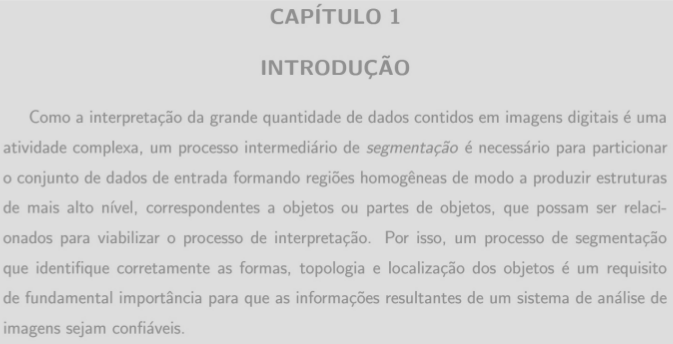
#> input picture tp3/src/dados/sample.png, 673 x 344 px, found by its file name
$ python tp3.py   (Python 2 division)   (older library calls are emulated)
#> lines starting #> are read from the running program, lines starting #| are printed output that depends on the picture; after the words box and inside, x2 and y2 are one past the last pixel; in counts of white or black regions, pixels touching at a corner belong together
# %matplotlib inline
import os
import cv2
from matplotlib import pyplot as plt
import numpy as np
import time as t
print "OpenCV Version : %s " % cv2.__version__

class Image:
    """class Image for using in Jupyter with OpenCV 3.x.x"""
    name = str() # file name. ex: page1.jpg
    path_input = str() # input dir. ex: dados/
    path_output = str() # output data, if use save method
    color = str() # use 'black' or 'white' to detect points
    line_locations = list()
    img = None # image to do things
    img_original = None # original image
    img_output = None # output image with boxes

    def __init__(self, **kwargs):
        self.name = kwargs.get('name', 'input.jpg')
        self.path_input = kwargs.get('path_input', '')
        if len(self.path_input) > 0 and self.path_input[-1] != '/':
            self.path_input += '/'
        self.path_output = kwargs.get('path_output', 'export/')
        if len(self.path_output) > 0 and self.path_output[-1] != '/':
            self.path_output += '/'
        self.color = kwargs.get('color', 'black')

    def open_image(self): # Read image with opencv
        img_path = self.path_input + self.name
        self.img = cv2.imread(img_path)
#> self.img is the input picture: shape (344, 673, 3); min 143, max 225, mean 214.9
        self.img_original = cv2.imread(img_path)
        if self.img is None:
            print('Arquivo nao carregado, verifique se o nome do arquivo esta correto')
            return False
        else:
            return True

    # Equalizacao do histograma, motivado pela imagem cinza de exemplo da documentacao
    def equalize_hist(self):
        kernel1 = cv2.getStructuringElement(cv2.MORPH_ELLIPSE,(5,5))
        close = cv2.morphologyEx(self.img,cv2.MORPH_CLOSE,kernel1)
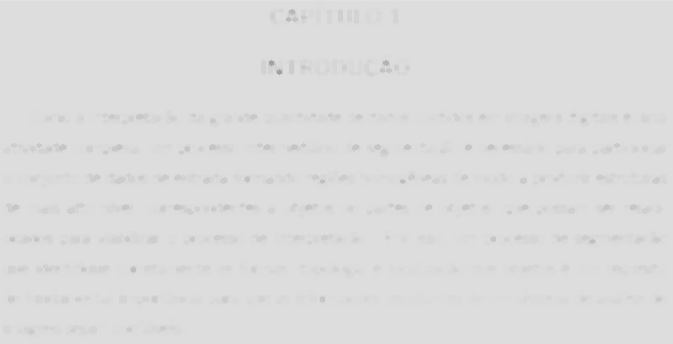
#> close: shape (344, 673, 3); min 161, max 225, mean 219.9
        div = np.float32(self.img)/(close)
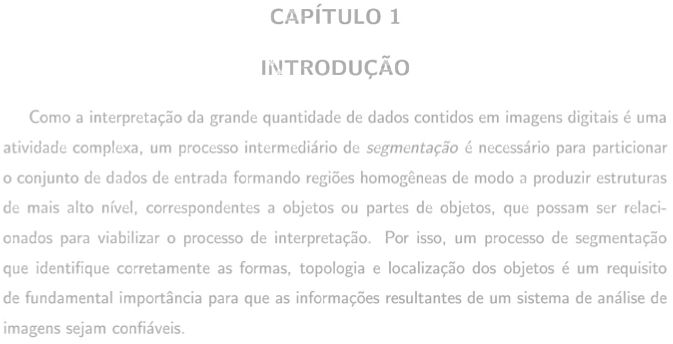
#> div: shape (344, 673, 3) float32; min 0.653, max 1, mean 0.977
        self.img = np.uint8(cv2.normalize(div,div,0,255,cv2.NORM_MINMAX))
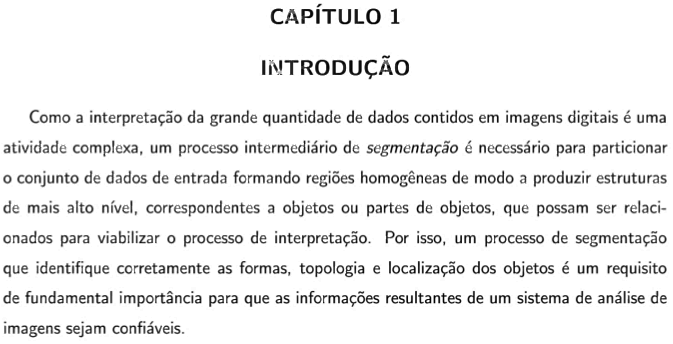
#> self.img: shape (344, 673, 3); min 0, max 255, mean 237.9
        self.img_original = self.img.copy()

    def threshold(self, div_value=180): # Convert to gray and make thresold of image
        # div_value: value between black and white
#> called with div_value = 180
        img = self.img
        img_gray = cv2.cvtColor(img, cv2.COLOR_BGR2GRAY)
        dummy, mask = cv2.threshold(img_gray, div_value, 255, cv2.THRESH_BINARY)
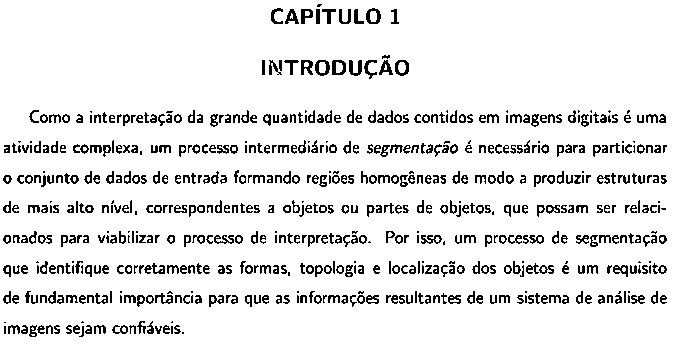
#> mask: shape (344, 673); 90.4% white; black in thin lines or dots
#> dummy = 180
        img_bitwiseand = cv2.bitwise_and(img_gray, img_gray, mask=mask)
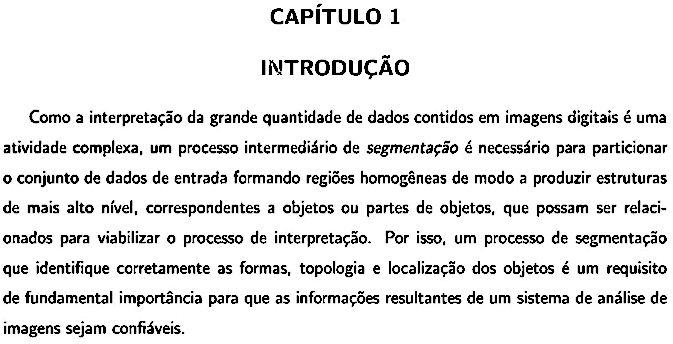
#> img_bitwiseand: shape (344, 673); min 0, max 255, mean 228.4
        if self.color == 'black':
            dummy, new_img = cv2.threshold(img_bitwiseand, div_value, 255, cv2.THRESH_BINARY_INV)
#> new_img: shape (344, 673); 9.6% white in thin lines or dots
            # new_img = cv2.adaptiveThreshold(img,255,cv2.ADAPTIVE_THRESH_GAUSSIAN_C, cv2.THRESH_BINARY,11,2)
        elif self.color == 'white':
            dummy, new_img = cv2.threshold(img_bitwiseand, div_value, 255, cv2.THRESH_BINARY)
        else:
            print('Set black or white in beginning of file')
            return None
        self.img = new_img
        return self.img

    def blur(self, dim_size_x = 7, dim_size_y = 7, num_iter = 1): # Remove noise and blur image

#> called with dim_size_x = 7, dim_size_y = 1, num_iter = 1
        kernel = cv2.getStructuringElement(cv2.MORPH_CROSS, (dim_size_x, dim_size_y))

        self.img = cv2.dilate(self.img, kernel, iterations=num_iter)
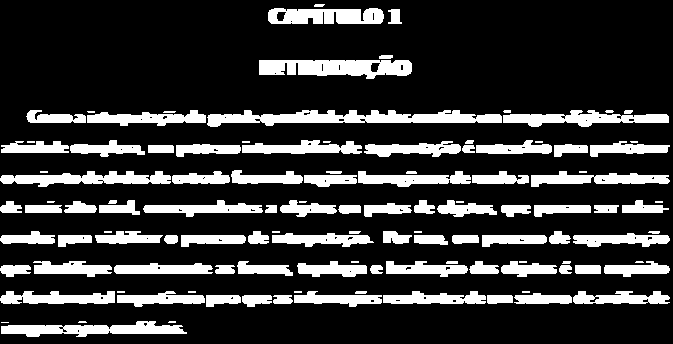
#> self.img: shape (344, 673); 20.7% white; 116 white regions (25 under 20 px)
        return self.img

    def draw_rectangles(self, w_max=15, h_max=15): # draw rectangles with boxes on detect pixels
        # for cv 3.x.x return 3 elements
        # cv 2.x.x return 2
#> called with w_max = 15, h_max = 15
        image, contours, hierarchy = cv2.findContours(self.img,cv2.RETR_EXTERNAL,cv2.CHAIN_APPROX_NONE)
#> contours = 116 contours, 32 with area under 20; largest, box (x1, y1, x2, y2) and area: (207, 110, 502, 127) 2556, (259, 60, 412, 79) 2078, (1, 321, 187, 337) 1532, (268, 8, 384, 24) 1464, (503, 110, 669, 127) 1410

        self.img_output = self.img_original.copy()

        self.line_locations = list()
        self.line_locations.append('x\t\ty\t\tw\t\th\n')

        count = 1
        for contour in contours:
            line = [x, y, w, h] = cv2.boundingRect(contour)

            if w < w_max and h < h_max: # false points?
                continue

            line = list(line)
            line.append(self.count_letters(x, y, w, h))
            string = ''
            for value in line:
                string += str(value)
                string += '\t\t' if value < 1000 else '\t'
            string += '\n'

            self.line_locations.append(string)

            # draw rectangle around contour on original image
            cv2.rectangle(self.img_output, (x, y), (x + w, y + h), (255, 0, 0), 2)

            count = count + 1
#> this loop made 116 passes
#> (x, y, w, h) on passes 1 to 12: (1, 322, 8, 1), (168, 321, 8, 2), (1, 321, 186, 16), (78, 321, 9, 2), (487, 295, 26, 9), (273, 295, 20, 9), (242, 295, 30, 12), (206, 295, 35, 12), (514, 293, 58, 11), (573, 291, 97, 13), (522, 291, 8, 2), (383, 291, 103, 13)
#| 1 321 186 16
#| 487 295 26 9
#| 273 295 20 9
#| 242 295 30 12
#| 206 295 35 12
#| 514 293 58 11
#| 573 291 97 13
#| 383 291 103 13
#> (further printed lines are left out)
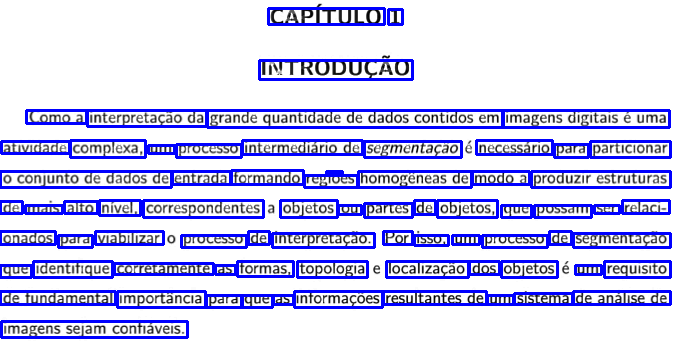
#> self.img_output: shape (344, 673, 3); 14.79% of pixels changed, all inside (x1, y1, x2, y2) = (0, 7, 672, 339)
#> after the loop, count = 73; self.line_locations = 73 items

        print('Get ' + str(count - 1) + ' box of words')
#| Get 72 box of words
        return self.img_output

    # Funcao incompleta, nao consegui
    def count_letters(self, x, y, w, h):
        print(x, y, w, h)
        word = self.img_original[ y : y + h, x : x + w]
        # word = self.opening(word)
        # plt.imshow(word)
        # plt.show()
        word = self.closing(word)
        word = self.opening(word)
        kernel = cv2.getStructuringElement(cv2.MORPH_CROSS, (3, 3))
        word = cv2.dilate(word, kernel, 1)

        # plt.imshow(word)
        # plt.show()

        return 1


    # [7 lines left out: function save, not called in this run]

    def print_on_notebook(self, x=20, y=20, img=None):
        # img = cv2.cvtColor(self.img, cv2.COLOR_BGR2RGB)
        # plt.figure(figsize=(x,y))
        plt.imshow(img)
        plt.show()

    def show_output(self, x=20, y=20):
        self.print_on_notebook(x=x, y=y, img=self.img_output)

    def show_img(self, x=20, y=20):
        self.print_on_notebook(x=x, y=y, img=self.img)

    def opening(self, img, dim_size_x = 3, dim_size_y = 3):
        kernel = cv2.getStructuringElement(cv2.MORPH_CROSS, (dim_size_x, dim_size_y))
        return cv2.erode(cv2.dilate(img, kernel, 1), kernel, 1)

    def closing(self, img, dim_size_x = 3, dim_size_y = 3):
        kernel = cv2.getStructuringElement(cv2.MORPH_CROSS, (dim_size_x, dim_size_y))
        return cv2.dilate(cv2.erode(img, kernel, 1), kernel, 1)

# [35 lines left out: functions erode, dilate, not called in this run]

def opening(img, dim_size_x=3, dim_size_y=3):
    return erode(dilate(img, dim_size_x=3, dim_size_y=3), dim_size_x=3, dim_size_y=3)

def closing(img, dim_size_x=3, dim_size_y=3):
    return dilate(erode(img, dim_size_x=3, dim_size_y=3), dim_size_x=3, dim_size_y=3)

def main():
    #  for output images
    export_path = './export/'
    if export_path[-1] != '/':
        export_path += '/'

    # create export dir
    if not os.path.isdir(export_path):
        os.mkdir(export_path)


    img = Image(name='sample.png')
    if not img.open_image():
        raise Exception('failed to open file')
    img.equalize_hist()
    # [4 lines of commented-out code are left out]
    img.threshold()
    # img.show_img()
    img.blur(7,1)
    # img.show_img()
    img.draw_rectangles()
    img.show_img()
    img.show_output()

if __name__ == '__main__':
    main()
